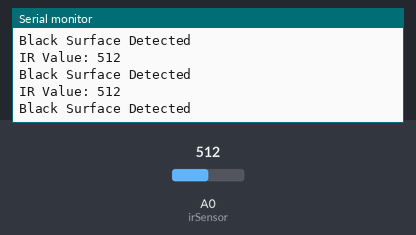
Simulated run of this sketch. Board: Arduino Uno, built with avr-gcc and run on an emulated ATmega328P. Shown: the last lines printed to the serial monitor. The inputs (shaded band) are chosen by the test bench; at power-on: A0 (irSensor) = 512.

Above: at 1.3 s.
1.4 s: A0 (irSensor) set to 785
At 1.82 s:
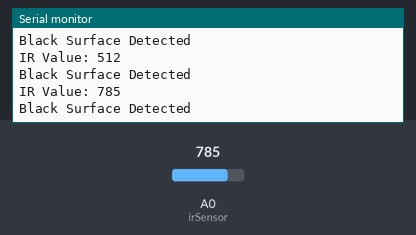
2.9 s: A0 (irSensor) set to 817
At 3.32 s:
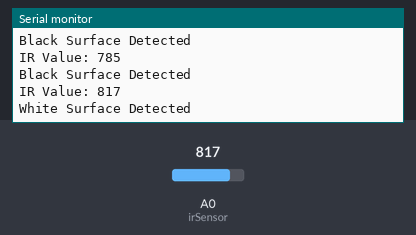
Timing chart, 0 to 5.9 s (numbered marks = the images above; inputs shaded):
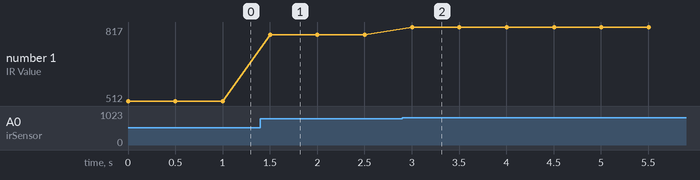

The sketch:

black_white_surface.ino
```cpp
int irSensor = A0;  // IR sensor connected to A0
int value;

void setup() {
  Serial.begin(9600); // Start Serial Monitor
}

void loop() {
  value = analogRead(irSensor); // Read sensor value
  Serial.print("IR Value: ");
  Serial.println(value);

  if (value < 800) {
    Serial.println("Black Surface Detected");
  } else {
    Serial.println("White Surface Detected");
  }

  delay(500); // For stability
}
```

Measured:
- the behaviour switches between 799 and 800 on A0 (irSensor) (found by bisection; images 1 and 2)
- after the input at 1.4 s, the serial monitor: prints a new line after 0.10 s (image 1)
- after the input at 2.9 s, the serial monitor: prints a new line after 0.10 s (image 2)
- plotted number 1: 512 → 785 after the input at 1.4 s, 785 → 817 after the input at 2.9 s
